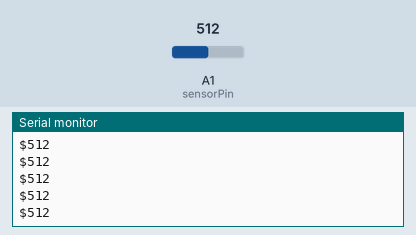
The sketch below on a simulated Arduino Uno, built with avr-gcc and run on an emulated ATmega328P. Shown: the last lines printed to the serial monitor. The test bench sets the inputs (shaded band); at power-on: A1 (sensorPin) = 512.

Above: at 1.2 s.
1.3 s: A1 (sensorPin) set to 716
At 2.1 s:
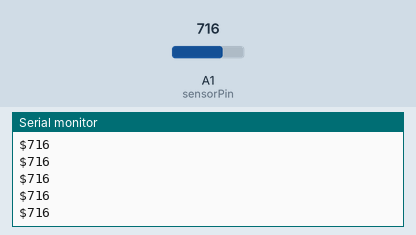
2.8 s: A1 (sensorPin) set to 900
At 3.5 s:
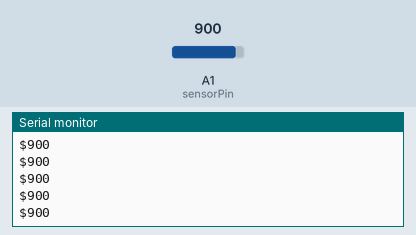
Timing chart, 0 to 5.8 s (numbered marks = the images above; inputs shaded):
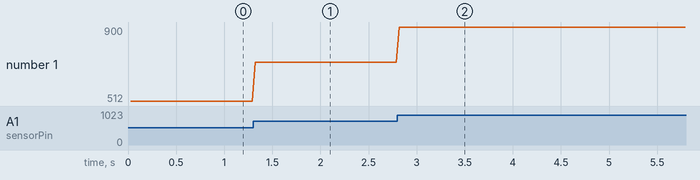

Measured:
- after the input at 1.3 s, the serial monitor: prints a new line at once (image 1)
- after the input at 2.8 s, the serial monitor: prints a new line at once (image 2)
- plotted number 1: 512 → 716 after the input at 1.3 s, 716 → 900 after the input at 2.8 s

The sketch:

FiltroDigital.ino
```cpp
#include <TimerOne.h>

const int sensorPin = A1;    // seleccionar la entrada para el sensor A1
int sensor;       // variable que almacena el valor raw (0 a 1023)

// Variables para filtro digital 1er orden
float vok, vik, vo;

void setup()
{
   Serial.begin(230400);        //Inicio serial
   Timer1.initialize(30000);  // Inicio timer
   Timer1.attachInterrupt(ISR_RA); // Activa la interrupcion y la asocia a ISR_RA

   // Condiciones iniciales
   vok=0;
   vik=0;
}

void loop()
{
 }

// Interrupción de timer
 void ISR_RA()
   {

    sensor = analogRead(sensorPin);   // realizar la lectura

    // filtro digital pasabajas 3Hz
    vo=0.56801*vok+0.43191*vik;

   // Actualizar valores
    vok=vo;
    vik=(float)sensor;

    /*Para graficar local*/
   // Serial.print(vo); //señal filtrada
   // Serial.print(" ");
   // Serial.println(sensor); //señal sin filtrar

    /*Para envío procesamiento en PC*/
     Serial.print("$");
     Serial.println(sensor);
}
```
